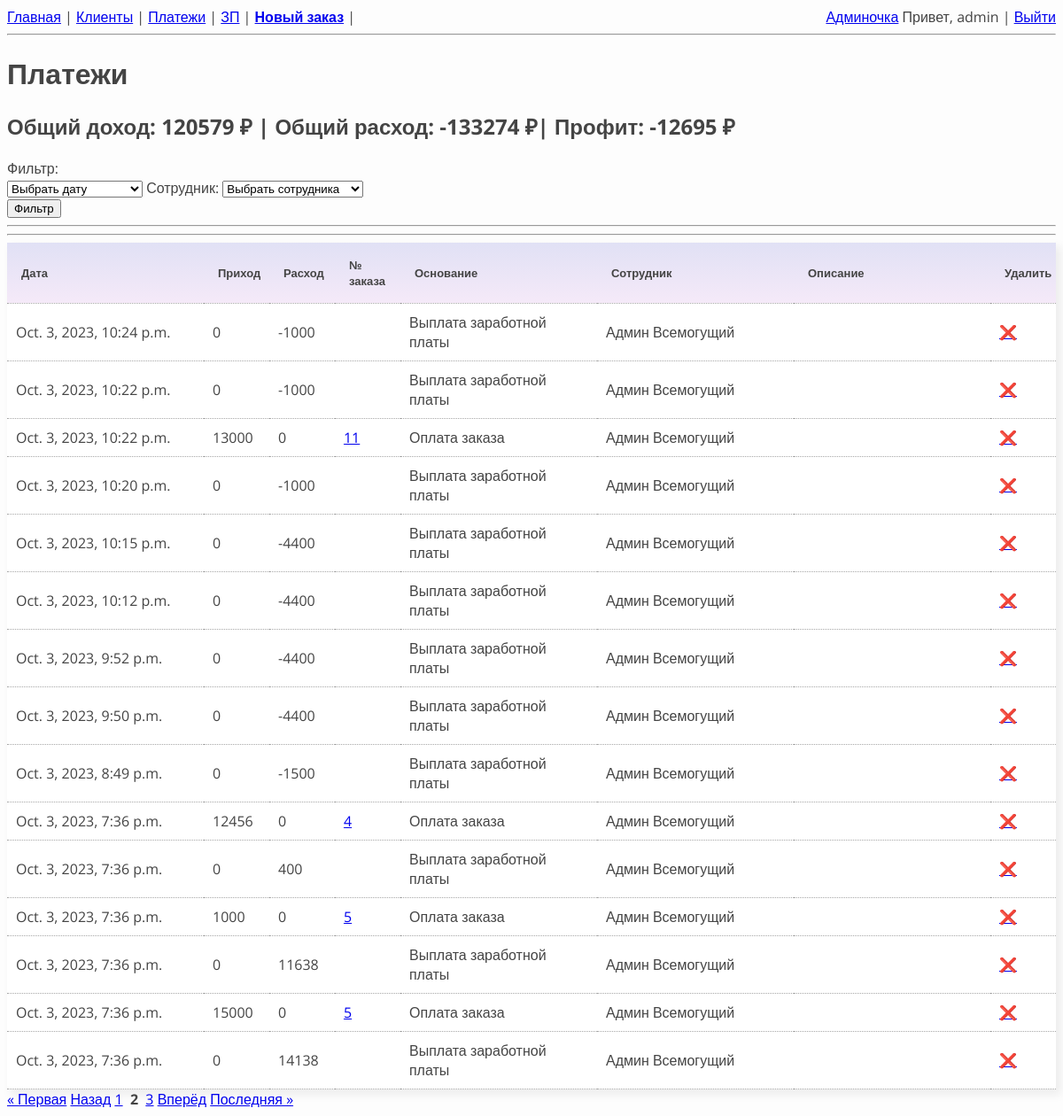
Before: /payments/?page=2 (signed in) with the older database file.
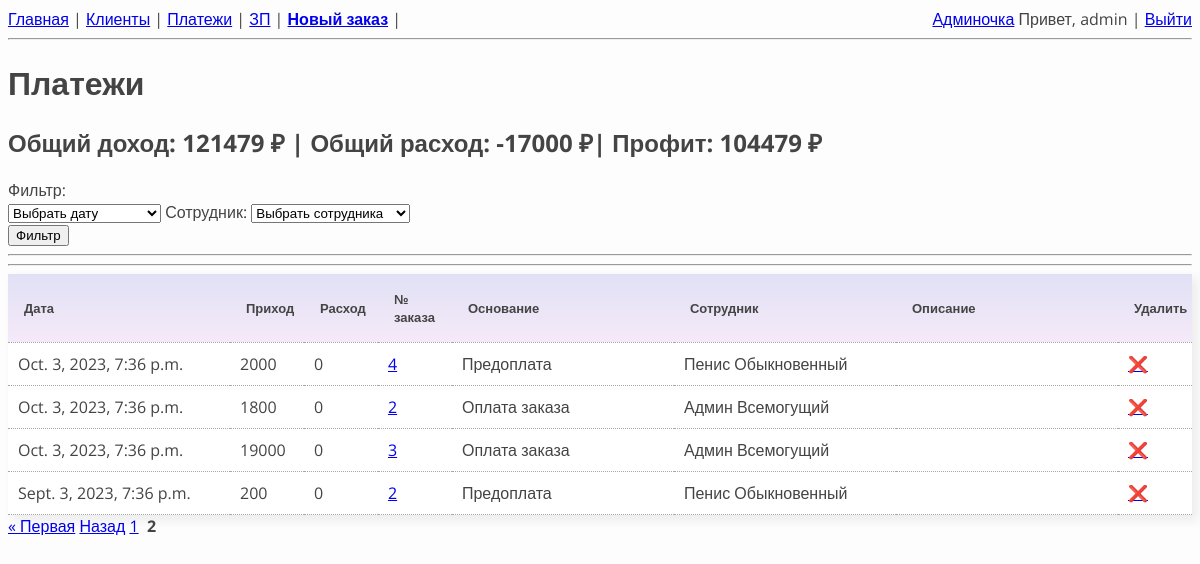
After: the same page with the newer database file.
### orders/models.py (models this page shows, shortened)
class Payments(models.Model):
    class Meta:
        verbose_name = 'Платеж'
        verbose_name_plural = 'Платежи'
        ordering = ['-pk']
    PAYMENT_REASONS = (
        ('PREPAYMENT', 'Предоплата'),
        ('ORDER_PAYMENT', 'Оплата заказа'),
        ('REFUND', 'Возврат предоплаты'),
        ('SALARY_PAYOUT', 'Выплата заработной платы'),
    )
    order = models.ForeignKey(Order, on_delete=models.CASCADE, null=True, blank=True,
                                verbose_name='Заказ')
    employee = models.ForeignKey(Employees, on_delete=models.PROTECT, null=True, blank=True,
                                verbose_name='Исполнитель')
    payment_reason = models.CharField(max_length=30, verbose_name='Тип платежа',
                                    choices=PAYMENT_REASONS)
    date_creation = models.DateTimeField(default=timezone.now, verbose_name='Дата платежа')
    income = models.IntegerField(null=True, default=0, verbose_name='Приход')
    expense = models.IntegerField(null=True, default=0, verbose_name='Расход')
    comment = models.CharField(max_length=30, verbose_name='Комментарий', blank=True, default='')

class Order(models.Model):
    class Meta:
        verbose_name = 'Заказ'
        verbose_name_plural = 'Заказы'
        ordering = ['-pk']
    client = models.ForeignKey(Client, on_delete=models.PROTECT, verbose_name='Клиент')
    employee = models.ForeignKey(Employees, on_delete=models.PROTECT, null=True, blank=True,
                                verbose_name='Исполнитель')
    whats_broken = models.CharField(max_length=50, verbose_name='Неисправность')
    device_appearance = models.CharField(max_length=80, blank=True,
                                         default='', verbose_name='Состояние')
    device_type = models.CharField(max_length=20, blank=True, default='',
                                   verbose_name='Тип устройства')
    imei = models.CharField(max_length=20, blank=True, default='', verbose_name='IMEI/SN')
    device_brand = models.CharField(max_length=20, verbose_name='Производитель')
    device_model = models.CharField(max_length=20, verbose_name='Модель')
    device_kit = models.CharField(max_length=80, blank=True, default='',
                                  verbose_name='Комплектация')
    device_pass = models.CharField(max_length=20, blank=True, default='',
                                   verbose_name='Пароль')
    price = models.IntegerField(verbose_name='Орентировоная стоимость')
    note_hidden = models.CharField(max_length=150, blank=True, default='',
                                   verbose_name='Заметки клиент НЕ видит')
    note_client = models.CharField(max_length=150, blank=True, default='',
                                   verbose_name='Заметки клиент видит')
    prepayment = models.IntegerField(null=True, blank=True, verbose_name='Предоплата')
    profit = models.IntegerField(null=True, default=0, verbose_name='Профит')
    debt = models.IntegerField(null=True, default=0, verbose_name='Клиент должен')
    date_creation = models.DateTimeField(default=timezone.now, null=True, verbose_name='Дата создания')
    date_completion = models.DateTimeField(null=True, verbose_name='Дата готовности')
    in_work = models.BooleanField(default=True)

### users/models.py (models this page shows)
class Employees(AbstractUser):
    percent = models.IntegerField(verbose_name='Процент от заказа', default=50)
    earnings = models.IntegerField(default=0, verbose_name='Заработок с последней выплаты')
    def __str__(self) -> str:
        full_name = super().get_full_name()
        return full_name

### orders/views.py (the view)
# urls.py: path('payments/', PaymentsView.as_view(), name='payments'),
class PaymentsView(PermissionRequiredMixin, ListView):
    permission_required = 'orders.view_payments'
    login_url = reverse_lazy('login')
    ordering = ['-pk']
    model = Payments
    template_name = 'payments.html'
    context_object_name = 'payments'
    paginate_by = 15
    def get_finance_info(self):
        all_income = self.object_list.aggregate(Sum('income'))['income__sum']
        if not all_income:
            all_income = 0
        all_expense = self.object_list.aggregate(Sum('expense'))['expense__sum']
        if not all_expense:
            all_expense = 0
        all_profit = all_income + all_expense
        finance_info = {
            'all_income': all_income,
            'all_expense': all_expense,
            'all_profit': all_profit
        }
        return finance_info
    def get_queryset(self) -> QuerySet[Any]:
        queryset = get_filtered_queryset(self)
        return queryset
    def get_context_data(self, **kwargs: Any) -> dict[str, Any]:
        context = super().get_context_data(**kwargs)
        cached_context = context
        del(cached_context['view'])
        cache.set_many({'cached_context': cached_context})
        get_initialized_forms(self, context)
        context['finance_info'] = self.get_finance_info()
        return context

### my_service/filter_forms.py
class FilterEmployeeForm(forms.ModelForm):
    class Meta:
        model = Employees
        fields = ['id']
    employee = forms.ModelChoiceField(label='Сотрудник',
                                      required=False,
                                      empty_label='Выбрать сотрудника',
                                      queryset=Employees.objects.all(),
                                      widget=forms.Select())

### my_service/filter_forms.py (called while the page is built)
def get_filtered_queryset(self):
    if self.request.GET.get('date') and self.request.GET.get('employee'):
        interval = get_interval(self)
        queryset = self.model.objects.filter(date_creation__range=(interval['start'], interval['end'])) & \
                   self.model.objects.filter(employee_id=self.request.GET.get('employee'))
    elif self.request.GET.get('date'):
        interval = get_interval(self)
        queryset = self.model.objects.filter(date_creation__range=(interval['start'], interval['end']))
    elif self.request.GET.get('employee'):
        queryset = self.model.objects.filter(employee_id=self.request.GET.get('employee'))
    else:
        queryset = self.model.objects.all()
    return queryset

### orders/templates/payments.html (shortened to what this page needs)
{% extends "base.html" %}
{% load static %}
{% block header %}Платежи{% endblock header %}
    {% block content%}
    <h2>Общий доход: {{ finance_info.all_income }} ₽ |
        Общий расход: {{ finance_info.all_expense }} ₽|
        Профит: {{ finance_info.all_profit }} ₽</h2>
    Фильтр:
    <br>
    <form action="" method="get" name="date_form">
        {% for field in filter_date_form %}
            {{ field }}
        {% endfor %}
        {{ filter_employee_form }}
        <br>
        <input type="submit" value="Фильтр">
    </form>
    <hr>
    <hr>
    <table class="payments full_width">
        <thead class="payments">
            <th width="15%">Дата</th>
            <th width="5%">Приход</th>
            <th width="5%">Расход</th>
            <th width="5%">№ заказа</th>
            <th width="15%">Основание</th>
            <th width="15%">Сотрудник</th>
            <th width="15%">Описание</th>
            <th width="5%">Удалить</th>
        </thead>
        <tbody>
            {% for payment in payments %}
            <tr>
                <td>{{payment.date_creation}}</td>
                <td>{{payment.income}}</td>
                <td>{{payment.expense}}</td>
                <td>{% if payment.order.id %}
                    <a href="{% url 'order' payment.order.id %}">{{payment.order.id}}</a>
                {% endif %}</td>
                <td>{{payment.get_payment_reason_display}}</td>
                <td>{{payment.employee.get_full_name}}</td>
                <td>{{payment.comment}}</td>
                <td> <a href="{% url 'delete_payment' payment.id %}">&#10060;</a></td>
            </tr>
            {% endfor %}
        </tbody>
    </table>
    {% endblock content %}

### my_service/templates/base.html (shortened to what this page needs)
<!DOCTYPE html>
{% load static %}
{% load search_param_replace_tag %}
<html>
<head>
    <link rel="stylesheet" href="{% static 'css/style.css' %}" />
    <link rel="stylesheet" href="{% static 'css/table.css' %}" />
    <link rel="stylesheet" href="{% static 'css/popup.css' %}" />
</head>
<body>
    <div>
        <a href="{% url 'orders' %}">Главная</a> |
        <a href="{% url 'clients' %}">Клиенты</a> |
        <a href="{% url 'payments' %}?date=month">Платежи</a> |
        <a href="{% url 'main_salary' %}">ЗП</a> |
        <a href="{% url 'create_order' %}"><b>Новый заказ</b></a> |
        {% if request.user.is_authenticated %}
            <div class="last">
            {% if request.user.is_superuser %}
                <a href="/admin/">Админочка</a>
            {% endif %}
            Привет, {{ request.user.username }} |
            <a href="{% url 'logout' %}">Выйти</a>   </div>
        {% else %}
            <div class="last"><a href="{% url 'login' %}"><b>Войти</b></a> |
            <a href="{% url 'register' %}"><b>Регистрация</b></a></div>
        {% endif %}
    </div>
    <hr>
    <h1>{% block header %}{% endblock header %}</h1>
    <div>{% block content%}{% endblock content %}</div>
<span>
    {% if is_paginated %}
        {% if page_obj.has_previous %}
            <a href="?{% search_param_replace page=1 %}">&laquo; Первая</a>
            <a href="?{% search_param_replace page=page_obj.previous_page_number %}">Назад</a>
        {% endif %}
        <span>
            {% for page in paginator.page_range %}
                {% if page_obj.number == page %}
                    <b> {{page}} </b>
                {% elif page >= page_obj.number|add:-2 and page <= page_obj.number|add:2 %}
                    <a href="?{% search_param_replace page=page%}">{{page}}</a>
                {% endif %}
            {% endfor %}
        </span>
        {% if page_obj.has_next %}
            <a href="?{% search_param_replace page=page_obj.next_page_number %}">Вперёд</a>
            <a href="?{% search_param_replace page=page_obj.paginator.num_pages %}">Последняя &raquo;</a>
        {% endif %}
    {% endif %}
</span>
</body>
</html>

Changed rows visible on the page:
removed Payments: date_creation "Oct. 3, 2023, 10:24 p.m.", income "0", expense "-1000", payment_reason "Выплата заработной платы", employee.get_full_name "Админ Всемогущий"
removed Payments: date_creation "Oct. 3, 2023, 10:22 p.m.", income "0", expense "-1000", payment_reason "Выплата заработной платы", employee.get_full_name "Админ Всемогущий"
no longer on this page (row unchanged): Payments: date_creation "Oct. 3, 2023, 10:22 p.m.", income "13000", expense "0", order.id "11", payment_reason "Оплата заказа", employee.get_full_name "Админ Всемогущий"
removed Payments: date_creation "Oct. 3, 2023, 10:20 p.m.", income "0", expense "-1000", payment_reason "Выплата заработной платы", employee.get_full_name "Админ Всемогущий"
removed Payments: date_creation "Oct. 3, 2023, 10:15 p.m.", income "0", expense "-4400", payment_reason "Выплата заработной платы", employee.get_full_name "Админ Всемогущий"
removed Payments: date_creation "Oct. 3, 2023, 10:12 p.m.", income "0", expense "-4400", payment_reason "Выплата заработной платы", employee.get_full_name "Админ Всемогущий"
removed Payments: date_creation "Oct. 3, 2023, 9:52 p.m.", income "0", expense "-4400", payment_reason "Выплата заработной платы", employee.get_full_name "Админ Всемогущий"
removed Payments: date_creation "Oct. 3, 2023, 9:50 p.m.", income "0", expense "-4400", payment_reason "Выплата заработной платы", employee.get_full_name "Админ Всемогущий"
removed Payments: date_creation "Oct. 3, 2023, 8:49 p.m.", income "0", expense "-1500", payment_reason "Выплата заработной платы", employee.get_full_name "Админ Всемогущий"
no longer on this page (row unchanged): Payments: date_creation "Oct. 3, 2023, 7:36 p.m.", income "12456", expense "0", order.id "4", payment_reason "Оплата заказа", employee.get_full_name "Админ Всемогущий"
removed Payments: date_creation "Oct. 3, 2023, 7:36 p.m.", income "0", expense "400", payment_reason "Выплата заработной платы", employee.get_full_name "Админ Всемогущий"
no longer on this page (row unchanged): Payments: date_creation "Oct. 3, 2023, 7:36 p.m.", income "1000", expense "0", order.id "5", payment_reason "Оплата заказа", employee.get_full_name "Админ Всемогущий"
removed Payments: date_creation "Oct. 3, 2023, 7:36 p.m.", income "0", expense "11638", payment_reason "Выплата заработной платы", employee.get_full_name "Админ Всемогущий"
no longer on this page (row unchanged): Payments: date_creation "Oct. 3, 2023, 7:36 p.m.", income "15000", expense "0", order.id "5", payment_reason "Оплата заказа", employee.get_full_name "Админ Всемогущий"
removed Payments: date_creation "Oct. 3, 2023, 7:36 p.m.", income "0", expense "14138", payment_reason "Выплата заработной платы", employee.get_full_name "Админ Всемогущий"
now on this page (row unchanged): Payments: date_creation "Oct. 3, 2023, 7:36 p.m.", income "2000", expense "0", order.id "4", payment_reason "Предоплата", employee.get_full_name "Пенис Обыкновенный"
now on this page (row unchanged): Payments: date_creation "Oct. 3, 2023, 7:36 p.m.", income "1800", expense "0", order.id "2", payment_reason "Оплата заказа", employee.get_full_name "Админ Всемогущий"
now on this page (row unchanged): Payments: date_creation "Oct. 3, 2023, 7:36 p.m.", income "19000", expense "0", order.id "3", payment_reason "Оплата заказа", employee.get_full_name "Админ Всемогущий"
now on this page (row edited): Payments: date_creation "Sept. 3, 2023, 7:36 p.m.", income "200", expense "0", order.id "2", payment_reason "Предоплата", employee.get_full_name "Пенис Обыкновенный"
Other visible differences:
{{ finance_info.all_income }}: "120579" → "121479"
{{ finance_info.all_expense }}: "-133274" → "-17000"
{{ finance_info.all_profit }}: "-12695" → "104479"
list line gone: "3"
text no longer shown: "Вперёд Последняя »"
